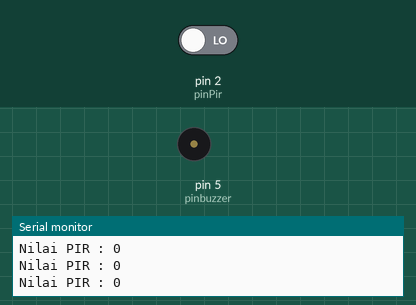
Recording of a sketch running on a simulated Arduino Uno, built with avr-gcc and run on an emulated ATmega328P. On the bench: buzzer (waves = sounding, pin HIGH), the last lines printed to the serial monitor. The inputs (shaded band) are chosen by the test bench; at power-on: pin 2 (pinPir) LOW.

Above: at 1.8 s.
1.9 s: pin 2 (pinPir) driven HIGH
At 2.4 s:
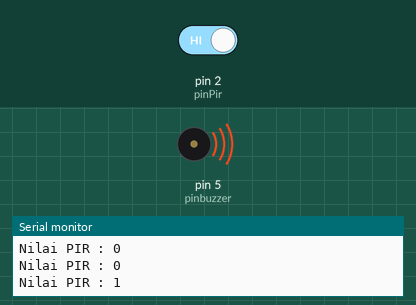
4.9 s: pin 2 (pinPir) driven LOW
At 6.1 s:
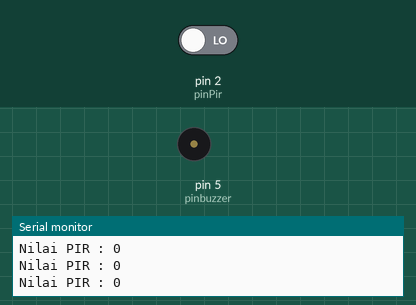
Timing chart, 0 to 7.9 s (numbered marks = the images above; inputs shaded):
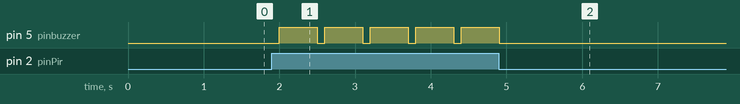

Measured:
- after the input at 1.9 s, pin 5 (pinbuzzer): alternates HIGH for 0.50 s and LOW for 0.10 s, starting after 0.10 s
- after the input at 4.9 s, pin 5 (pinbuzzer): goes on until 4.9 s, then stays LOW

The sketch:

1.tantangan_infrared.ino
```cpp
int pinPir    =2;
int val       =0;
int pinbuzzer =5;


void setup() {
Serial.begin(9600);
pinMode(pinPir,INPUT);
pinMode(pinbuzzer,OUTPUT);

}

void loop() {
int bacaPIR=digitalRead(pinPir);

Serial.print("Nilai PIR : ");
Serial.print(bacaPIR);
Serial.println();

if (bacaPIR==1){
  digitalWrite(pinbuzzer,HIGH);
  delay(500);
  digitalWrite(pinbuzzer,LOW);
  delay(100);
  Serial.println("ADA MALING!!!");
}else{
  digitalWrite(pinbuzzer,LOW);
  delay(500);

}
}
```
